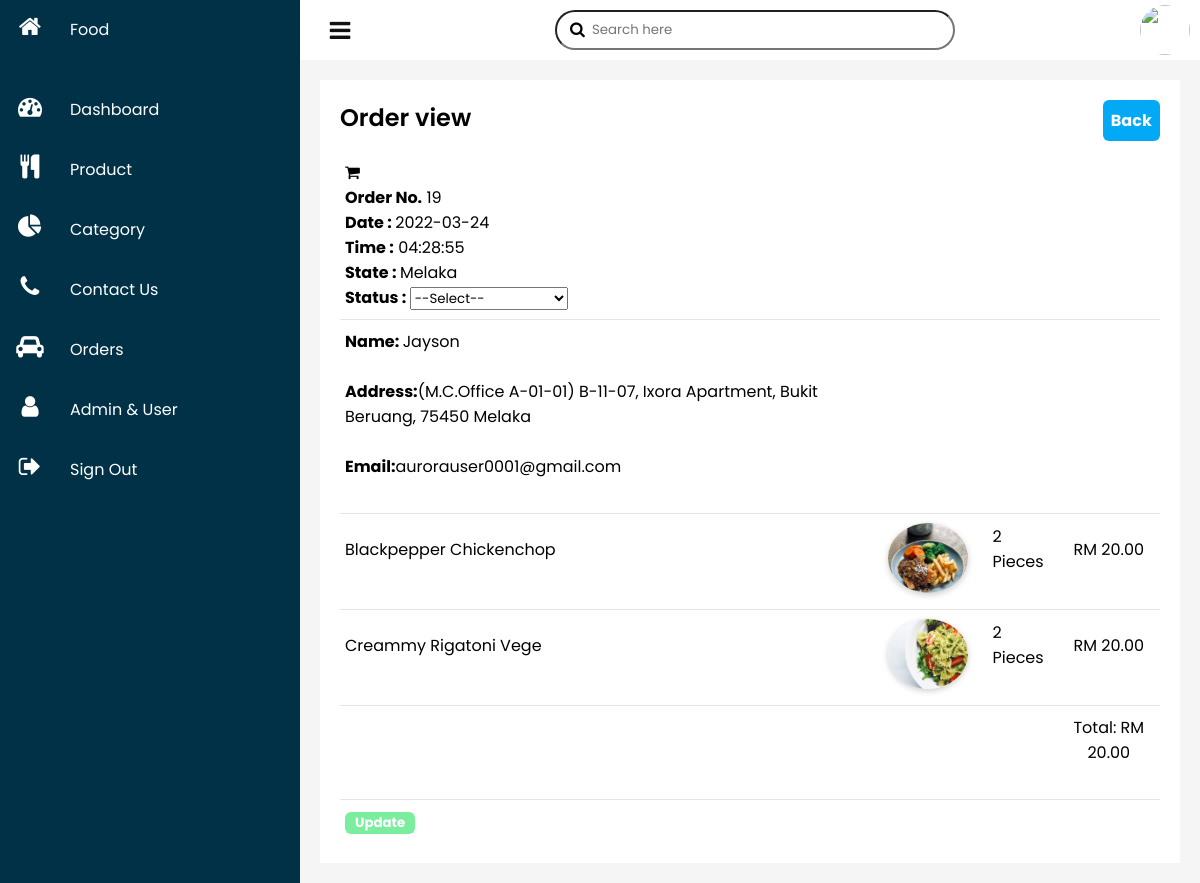
The page /admin/VandCorder.php?ID=19 on the database its author committed.
### tables this page shows
CREATE TABLE `trans` (
  `transaction_id` int(5) NOT NULL,
  `transaction_date` date NOT NULL,
  `transaction_time` time NOT NULL,
  `Full_Name` varchar(50) NOT NULL,
  `Trans_Address` varchar(150) NOT NULL,
  `City` varchar(100) NOT NULL,
  `Trans_State` varchar(255) NOT NULL,
  `Zip` int(10) NOT NULL,
  `userid` int(5) NOT NULL
);

CREATE TABLE `users` (
  `userid` int(5) UNSIGNED ZEROFILL NOT NULL,
  `username` varchar(200) NOT NULL,
  `userpassword` varchar(200) NOT NULL,
  `useremail` varchar(200) NOT NULL,
  `userprivilege` varchar(200) NOT NULL DEFAULT 'user',
  `userfirstname` varchar(200) DEFAULT NULL,
  `userlastname` varchar(200) DEFAULT NULL,
  `block?` tinyint(1) NOT NULL DEFAULT 0,
  `verify_token` varchar(200) NOT NULL
);

CREATE TABLE `food` (
  `food_id` int(4) UNSIGNED NOT NULL,
  `food_code` varchar(100) NOT NULL,
  `food_name` varchar(100) NOT NULL,
  `food_price` float NOT NULL,
  `food_description` text NOT NULL,
  `food_image` varchar(255) NOT NULL,
  `food_stock` int(4) NOT NULL,
  `food_status` varchar(100) NOT NULL,
  `admin_id` int(4) UNSIGNED NOT NULL,
  `cate_id` int(4) UNSIGNED NOT NULL,
  `active` varchar(10) NOT NULL
);

CREATE TABLE `cart` (
  `cart_id` int(4) NOT NULL,
  `cart_qty` int(4) NOT NULL,
  `food_id` int(4) NOT NULL,
  `userid` int(5) UNSIGNED NOT NULL
);

CREATE TABLE `carttotal` (
  `total_id` int(200) NOT NULL,
  `total` float NOT NULL,
  `userid` int(5) NOT NULL
);

### admin/VandCorder.php (the view, shortened to what this page needs)
<?php
include('config/constants.php'); ?>
<!DOCTYPE html>
<html>
<head>
    <link rel="stylesheet" href="https://stackpath.bootstrapcdn.com/font-awesome/4.7.0/css/font-awesome.min.css">
    <link rel="stylesheet" type="text/css" href="apstyle.css">
</head>
<body>
    <div class="container">
        <div class="navigation">
            <ul>
                <li>
                    <a href="../index.php">
                        <span class="icon"><i class="fa fa-home" aria-hidden="true"></i></span>
                        <span class="title">
                            <span style="font-family:Algerian">
                                <span style="font-size:x-large ,">
                                    Food
                                </span>
                            </span>
                        </span>
                    </a>
                </li>
                <li>
                    <a href="adminpanel.php">
                        <span class="icon"><i class="fa fa-tachometer" aria-hidden="true"></i></span>
                        <span class="title">Dashboard</span>
                    </a>
                </li>
                <li>
                    <a href="food.php">
                        <span class="icon"><i class="fa fa-cutlery" aria-hidden="true"></i></span>
                        <span class="title">Product</span>
                    </a>
                </li>
                <li>
                    <a href="category.php">
                        <span class="icon"><i class="fa fa-pie-chart" aria-hidden="true"></i></span>
                        <span class="title">Category</span>
                    </a>
                </li>
                <li>
                    <a href="contactus.php">
                        <span class="icon"><i class="fa fa-phone" aria-hidden="true"></i></span>
                        <span class="title">Contact Us</span>
                    </a>
                </li>
                <li>
                    <a href="orders.php">
                        <span class="icon"><i class="fa fa-car" aria-hidden="true"></i></span>
                        <span class="title">Orders</span>
                    </a>
                </li>
                <li>
                    <a href="userstest.php">
                        <span class="icon"><i class="fa fa-user" aria-hidden="true"></i></span>
                        <span class="title">Admin & User</span>
                    </a>
                </li>
                <li>
                    <a href="../php/logout.php">
                        <span class="icon"><i class="fa fa-sign-out" aria-hidden="true"></i></span>
                        <span class="title">Sign Out</span>
                    </a>
                </li>
            </ul>
        </div>
        <div class="main">
            <div class="topbar">
                <div class="toggle " onclick="toggleMenu();"></div>
                <div class="search">
                    <label>
                        <input type="text" placeholder="Search here">
                        <i class="fa fa-search" aria-hidden="true"></i>
                    </label>
                </div>
                <div class="user">
                    <img src="user.jpg">
                </div>
            </div>
                <div class="details">
                    <div class="recentOrders">
                        <div class="cardHeader">
                            <h2>Order view</h2>
                            <a href ="../admin/orders.php"  class="btn-add ">Back </a>
                        </div>
                        <form action="" method="POST" >
                        <table >
                            <tbody>
                            <?php
                                if(isset($_GET['ID'])) {
                                $ID = $_GET['ID'];
                                $sql = "SELECT * FROM trans WHERE transaction_id =$ID";
                                $res = mysqli_query($conn, $sql);
                                $row = mysqli_fetch_assoc($res);
                                $tran_date = $row['transaction_date'];
                                $tran_time = $row['transaction_time'];
                                $name = $row['Full_Name'];
                                $adress = $row['Trans_Address'];
                                $tran_state = $row['Trans_State'];
                                }
                                ?>
                                <tr>
                                    <td>
                                    <i class="fa fa-shopping-cart" aria-hidden="true"></i>
                                    <p><b>Order No.</b> <?php echo $ID; ?><p>
                                    <p><b>Date : </b><?php echo $tran_date ?><p>
                                    <p><b>Time :</b> <?php echo $tran_time;?></p>
                                    <p><b>State : </b> <?php echo $tran_state; ?> </p>
                                    <p><b>Status : </b>
                                    <select name="status" >
                                        <option value="" >--Select--</option>
								    </select></p>
                                    </td>
                                </tr>
                                <?php
                                $userid = $row['userid'];
                                $sql3 = "SELECT * FROM users WHERE userid = $userid";
                                $res3 = mysqli_query($conn, $sql3);
                                $row3 = mysqli_fetch_assoc($res3);
                                $email = $row3['useremail'];
                                ?>
                                <tr>
                                    <td>
                                        <p><b>Name: </b><?php echo $name; ?></p><br>
                                        <p><b>Address:</b><?php echo $adress; ?></p><br>
                                        <p><b>Email:</b><?php echo $email; ?></p><br>
                                    </td>
                                </tr>
                                <?php
                                $id = $row['userid'];
                                $sql1 = "SELECT * FROM cart WHERE userid = $id";
                                $res1 = mysqli_query($conn, $sql1);
                                $sql4 = "SELECT * FROM carttotal WHERE userid = $id";
                                $res4 = mysqli_query($conn, $sql4);
                                $row4 = mysqli_fetch_assoc($res4);
                                ?>
                                <?php
                                while($row1 = mysqli_fetch_assoc($res1))
                                {
                                $food_id = $row1['food_id'];
                                $qty = $row1['cart_qty'];
                                $total = $row4['total'];
							    $sql2 = "SELECT * FROM food WHERE food_id = $food_id";
                                $res2 = mysqli_query($conn, $sql2);
                                while($row2=mysqli_fetch_array($res2))
                                {
								    $food_name = $row2['food_name'];
                                    $food_image = $row2 ['food_image'];
                                ?>
                                <tr>
                                    <td>
                                    <p> <?php echo $food_name ?></p><br>
                                    </td>
                                    <td>
                                    <?php
                                    if ($food_image == "")
                                    {
                                        echo "<div class='error'>Image not added.</div>";
                                    }
                                    else {
                                    ?>
                                        <img src="<?php echo SITEURL; ?>Food/<?php echo $food_image; ?>">
                                        <?php
                                    }
                                    ?>
                                    </td>
                                    <td>
                                    <p> <?php echo $qty ?> Pieces</p><br>
                                    </td>
                                    <td>
                                    <p>RM <?php echo number_format($total, 2); ?></p><br>
                                    </td>
                                </tr>
                                <?php
                            }
                        }
                            ?>
                                <tr>
                                    <td></td>
                                    <td></td>
                                    <td></td>
                                    <td>
                                        <p >Total: RM <?php echo number_format($total, 2); ?></p><br>
                                    </td>
                                </tr>
                                <tr>
                                <td>
                                <button type="submit" name="submit" value="Update" class ="btn-update">Update</button></div>
</div></div>
</body>
</html>

### admin/apstyle.css (style rules this page uses)
* { padding: 0; margin: 0; box-sizing: border-box; font-family: "Poppins", sans-serif; }
body { overflow-x: hidden; }
.container { position: relative; width: 100%; }
.navigation { position: fixed; left: 0; width: 300px; height: 100%; background: #003147; transition: 0.5s; overflow: hidden; }
.navigation ul { position: absolute; top: 0; left: 0; width: 100%; }
.navigation ul li { position: relative; width: 100%; list-style: none; }
.navigation ul li:nth-child(1) { margin-bottom: 20px; }
.navigation ul li a { position: relative; display: block; width: 100%; display: flex; text-decoration: none; color: #fff; }
.navigation ul li a .icon { position: relative; display: block; min-width: 60px; height: 60px; line-height: 60px; text-align: center; }
.navigation ul li a .icon .fa { color: #fff; font-size: 24px; }
.navigation ul li a .title { position: relative; display: block; padding: 0 10px; height: 60; line-height: 60px; white-space: nowrap; }
.main { position: absolute; width: calc(100% - 300px); left: 300px; min-height: 100vh; background: #f5f5f5; transition: 0.5s; }
.main .topbar { width: 100%; background: #fff; height: 60px; padding: 0 10px; display: flex; justify-content: space-between; align-items: center; }
.toggle { position: relative; width: 60px; height: 60px; cursor: pointer; }
.toggle::before { content: "\f0c9"; font-family: fontAwesome; position: absolute; width: 100%; height: 100%; line-height: 60px; font-size: 24px; text-align: center; color: #111; }
.search { position: relative; width: 400px; margin: 0 10px; }
.search label { position: relative; width: 100%; }
.search label input { width: 100%; height: 40px; border-radius: 40px; padding: 5px 20px; padding-left: 35px; outline: none; border: 1px sold rgba(0, 0, 0, 0.2); }
.search label .fa { position: absolute; left: 15px; top: 4px; }
.user { position: relative; min-width: 50px; width: 50px; height: 50px; border-radius: 50%; overflow: hidden; cursor: pointer; }
.user img { position: absolute; top: 0; left: 0; width: 100%; height: 100%; object-fit: cover; }
table tr td img { display: inline-block; width: 80px; height: 70px; object-fit: cover; border-radius: 50%; box-shadow: 0 2px 6px #0003; }
.btn-add { background-color: #03a9f4; padding: 1%; color: white; text-decoration: none; font-weight: bold; border: 0px; position: relative; border-radius: 6px; }
.btn-update { background-color: #7bed9f; padding: 1px 10px; color: white; text-decoration: none; font-weight: bold; border: 0px; border-radius: 6px; }
.details { position: relative; width: 100%; padding: 20px; display: grid; grid-gap: 20px; }
.details .recentOrders { position: relative; min-height: 530px; background: #fff; padding: 20px; }
.cardHeader { display: flex; justify-content: space-between; align-items: flex-start; }
.cardHeader h2 { font-weight: 600; }
.details table { width: 100%; border-collapse: collapse; margin-top: 10px; }
.details .recentOrders table tr { border-bottom: 1px solid rgba(0, 0, 0, 0.1); }
.details .recentOrders table tbody tr:last-child { border-bottom: none; }
.details .recentOrders table tr td { padding: 9px 5px; }
.details .recentOrders table thead tr td:last-child, .details .recentOrders table tbody tr td:last-child { text-align: left; }
.details .recentOrders table thead tr td:nth-child(2), .details .recentOrders table tbody tr td:nth-child(2) { text-align: left; padding-right: 20px; }
.details .recentOrders table thead tr td:nth-child(3), .details .recentOrders table tbody tr td:nth-child(3) { text-align: left; }
.details .recentOrders table thead tr td:nth-child(4), .details .recentOrders table tbody tr td:nth-child(4) { text-align: center; }

### rows shown on the page
trans: transaction_date "2022-03-24", transaction_time "04:28:55", Trans_State "Melaka", Full_Name "Jayson", Trans_Address "(M.C.Office A-01-01) B-11-07, Ixora Apartment, Bukit Beruang, 75450 Melaka"
users: useremail "aurorauser0001@gmail.com"
cart: cart_qty "2"
food: food_name "Blackpepper Chickenchop", food_image (picture)
carttotal: total "20.00"
cart: cart_qty "2"
food: food_name "Creammy Rigatoni Vege", food_image (picture)

### other values the page prints
$ID "19"
